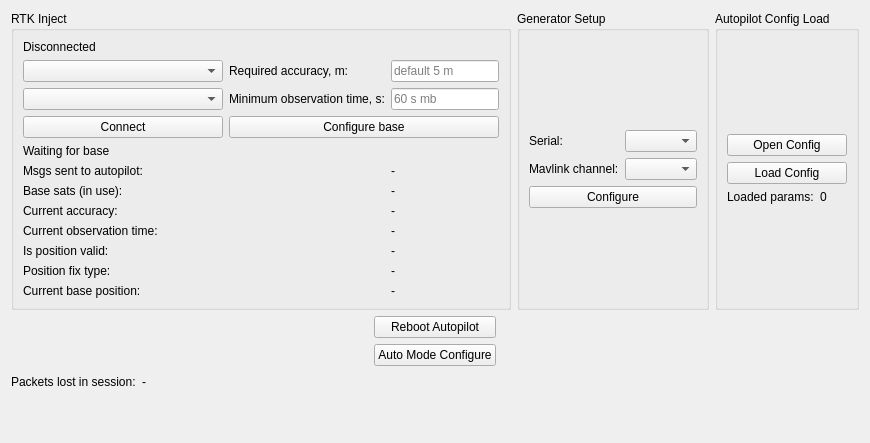
      <widget class="QWidget" name="setupTab">
       <attribute name="title">
        <string>Setup</string>
       </attribute>
       <layout class="QVBoxLayout" name="verticalLayout_3">
        <item>
         <layout class="QHBoxLayout" name="horizontalLayout_21">
          <item>
           <widget class="QGroupBox" name="groupBox_11">
            <property name="title">
             <string>RTK Inject</string>
            </property>
            <layout class="QVBoxLayout" name="verticalLayout_17">
             <item>
              <layout class="QGridLayout" name="gridLayout_2">
               <item row="10" column="0">
                <widget class="QLabel" name="label_44">
                 <property name="text">
                  <string>Position fix type:</string>
                 </property>
                </widget>
               </item>
               <item row="1" column="2">
                <widget class="QLineEdit" name="lineRequiredAccuracy">
                 <property name="placeholderText">
                  <string>default 5 m</string>
                 </property>
                </widget>
               </item>
               <item row="8" column="0">
                <widget class="QLabel" name="label_40">
                 <property name="text">
                  <string>Current observation time:</string>
                 </property>
                </widget>
               </item>
               <item row="6" column="0">
                <widget class="QLabel" name="label_36">
                 <property name="text">
                  <string>Base sats (in use):</string>
                 </property>
                </widget>
               </item>
               <item row="7" column="0">
                <widget class="QLabel" name="label_38">
                 <property name="text">
                  <string>Current accuracy:</string>
                 </property>
                </widget>
               </item>
               <item row="3" column="1" colspan="2">
                <widget class="QPushButton" name="rtkConfigureBaseButton">
                 <property name="text">
                  <string>Configure base</string>
                 </property>
                </widget>
               </item>
               <item row="1" column="0">
                <widget class="QComboBox" name="rtkComComboBox">
                 <property name="minimumSize">
                  <size>
                   <width>200</width>
                   <height>0</height>
                  </size>
                 </property>
                </widget>
               </item>
               <item row="3" column="0">
                <widget class="QPushButton" name="rtkConnectButton">
                 <property name="text">
                  <string>Connect</string>
                 </property>
                </widget>
               </item>
               <item row="4" column="0">
                <widget class="QLabel" name="label_32">
                 <property name="text">
                  <string>Waiting for base</string>
                 </property>
                </widget>
               </item>
               <item row="2" column="0">
                <widget class="QComboBox" name="rtkBaudrateComboBox">
                 <property name="minimumSize">
                  <size>
                   <width>200</width>
                   <height>0</height>
                  </size>
                 </property>
                </widget>
               </item>
               <item row="9" column="0">
                <widget class="QLabel" name="label_42">
                 <property name="text">
                  <string>Is position valid:</string>
                 </property>
                </widget>
               </item>
               <item row="2" column="1">
                <widget class="QLabel" name="label_30">
                 <property name="text">
                  <string>Minimum observation time, s:</string>
                 </property>
                </widget>
               </item>
               <item row="5" column="0">
                <widget class="QLabel" name="label_34">
                 <property name="text">
                  <string>Msgs sent to autopilot:</string>
                 </property>
                </widget>
               </item>
               <item row="1" column="1">
                <widget class="QLabel" name="label_21">
                 <property name="text">
                  <string>Required accuracy, m:</string>
                 </property>
                </widget>
               </item>
               <item row="2" column="2">
                <widget class="QLineEdit" name="lineMinObservationTime">
                 <property name="placeholderText">
                  <string>60 s mb</string>
                 </property>
                </widget>
               </item>
               <item row="5" column="2">
                <widget class="QLabel" name="labelMsgsSentAutopilot">
                 <property name="text">
                  <string>-</string>
                 </property>
                </widget>
               </item>
               <item row="6" column="2">
                <widget class="QLabel" name="labelBaseSats">
                 <property name="text">
                  <string>-</string>
                 </property>
                </widget>
               </item>
               <item row="7" column="2">
                <widget class="QLabel" name="labelCurrAccuracy">
                 <property name="text">
                  <string>-</string>
                 </property>
                </widget>
               </item>
               <item row="8" column="2">
                <widget class="QLabel" name="labelCurrObservationTime">
                 <property name="text">
                  <string>-</string>
                 </property>
                </widget>
               </item>
               <item row="9" column="2">
                <widget class="QLabel" name="labelIsPosValid">
                 <property name="text">
                  <string>-</string>
                 </property>
                </widget>
               </item>
               <item row="10" column="2">
                <widget class="QLabel" name="labelPosFixType">
                 <property name="text">
                  <string>-</string>
                 </property>
                </widget>
               </item>
               <item row="0" column="0" colspan="2">
                <widget class="QLabel" name="label_20">
                 <property name="text">
                  <string>Disconnected</string>
                 </property>
                </widget>
               </item>
               <item row="11" column="0">
                <widget class="QLabel" name="label_45">
                 <property name="text">
                  <string>Current base position:</string>
                 </property>
                </widget>
               </item>
               <item row="11" column="2">
                <widget class="QLabel" name="labelCurrBasePos">
                 <property name="text">
                  <string>-</string>
                 </property>
                </widget>
               </item>
              </layout>
             </item>
            </layout>
           </widget>
          </item>
          <item>
           <widget class="QGroupBox" name="groupBox_14">
            <property name="title">
             <string>Generator Setup</string>
            </property>
            <layout class="QVBoxLayout" name="verticalLayout_15">
             <item>
              <layout class="QGridLayout" name="gridLayout_14">
               <item row="1" column="0">
                <widget class="QLabel" name="label_24">
                 <property name="text">
                  <string>Mavlink channel:</string>
                 </property>
                </widget>
               </item>
               <item row="1" column="1">
                <widget class="QComboBox" name="genMavlinkChComboBox"/>
               </item>
               <item row="0" column="0">
                <widget class="QLabel" name="label_22">
                 <property name="text">
                  <string>Serial:</string>
                 </property>
                </widget>
               </item>
               <item row="0" column="1">
                <widget class="QComboBox" name="genSerialComboBox"/>
               </item>
               <item row="2" column="0" colspan="2">
                <widget class="QPushButton" name="genConfigureButton">
                 <property name="text">
                  <string>Configure</string>
                 </property>
                </widget>
               </item>
              </layout>
             </item>
            </layout>
           </widget>
          </item>
          <item>
           <widget class="QGroupBox" name="groupBox_13">
            <property name="title">
             <string>Autopilot Config Load</string>
            </property>
            <layout class="QHBoxLayout" name="horizontalLayout_24">
             <item>
              <layout class="QGridLayout" name="gridLayout_13">
               <item row="0" column="0" colspan="2">
                <spacer name="verticalSpacer_2">
                 <property name="orientation">
                  <enum>Qt::Orientation::Vertical</enum>
                 </property>
                 <property name="sizeHint" stdset="0">
                  <size>
                   <width>20</width>
                   <height>40</height>
                  </size>
                 </property>
                </spacer>
               </item>
               <item row="2" column="0" colspan="2">
                <widget class="QPushButton" name="loadConfigButton">
                 <property name="text">
                  <string>Load Config</string>
                 </property>
                </widget>
               </item>
               <item row="1" column="0" colspan="2">
                <widget class="QPushButton" name="openConfigButton">
                 <property name="text">
                  <string>Open Config</string>
                 </property>
                </widget>
               </item>
               <item row="3" column="0">
                <widget class="QLabel" name="label_23">
                 <property name="text">
                  <string>Loaded params:</string>
                 </property>
                </widget>
               </item>
               <item row="3" column="1">
                <widget class="QLabel" name="autopilotLoadLabel">
                 <property name="text">
                  <string>0</string>
                 </property>
                </widget>
               </item>
               <item row="4" column="0" colspan="2">
                <spacer name="verticalSpacer_3">
                 <property name="orientation">
                  <enum>Qt::Orientation::Vertical</enum>
                 </property>
                 <property name="sizeHint" stdset="0">
                  <size>
                   <width>20</width>
                   <height>40</height>
                  </size>
                 </property>
                </spacer>
               </item>
              </layout>
             </item>
            </layout>
           </widget>
          </item>
         </layout>
        </item>
        <item>
         <layout class="QGridLayout" name="gridLayout_15">
          <item row="1" column="2">
           <spacer name="horizontalSpacer_15">
            <property name="orientation">
             <enum>Qt::Orientation::Horizontal</enum>
            </property>
            <property name="sizeHint" stdset="0">
             <size>
              <width>40</width>
              <height>20</height>
             </size>
            </property>
           </spacer>
          </item>
          <item row="1" column="1">
           <widget class="QPushButton" name="autoModeConfButton">
            <property name="text">
             <string>Auto Mode Configure</string>
            </property>
           </widget>
          </item>
          <item row="0" column="0">
           <spacer name="horizontalSpacer_12">
            <property name="orientation">
             <enum>Qt::Orientation::Horizontal</enum>
            </property>
            <property name="sizeHint" stdset="0">
             <size>
              <width>40</width>
              <height>20</height>
             </size>
            </property>
           </spacer>
          </item>
          <item row="0" column="1">
           <widget class="QPushButton" name="rebootAutopilotButton">
            <property name="text">
             <string>Reboot Autopilot</string>
            </property>
           </widget>
          </item>
          <item row="1" column="0">
           <spacer name="horizontalSpacer_13">
            <property name="orientation">
             <enum>Qt::Orientation::Horizontal</enum>
            </property>
            <property name="sizeHint" stdset="0">
             <size>
              <width>40</width>
              <height>20</height>
             </size>
            </property>
           </spacer>
          </item>
          <item row="0" column="2">
           <spacer name="horizontalSpacer_14">
            <property name="orientation">
             <enum>Qt::Orientation::Horizontal</enum>
            </property>
            <property name="sizeHint" stdset="0">
             <size>
              <width>40</width>
              <height>20</height>
             </size>
            </property>
           </spacer>
          </item>
         </layout>
        </item>
        <item>
         <layout class="QHBoxLayout" name="horizontalLayout_17">
          <item>
           <widget class="QLabel" name="label_53">
            <property name="text">
             <string>Packets lost in session:</string>
            </property>
           </widget>
          </item>
          <item>
           <widget class="QLabel" name="labelPacketsLost">
            <property name="text">
             <string>-</string>
            </property>
           </widget>
          </item>
          <item>
           <spacer name="horizontalSpacer_11">
            <property name="orientation">
             <enum>Qt::Orientation::Horizontal</enum>
            </property>
            <property name="sizeHint" stdset="0">
             <size>
              <width>40</width>
              <height>20</height>
             </size>
            </property>
           </spacer>
          </item>
         </layout>
        </item>
        <item>
         <spacer name="verticalSpacer">
          <property name="orientation">
           <enum>Qt::Orientation::Vertical</enum>
          </property>
          <property name="sizeHint" stdset="0">
           <size>
            <width>20</width>
            <height>40</height>
           </size>
          </property>
         </spacer>
        </item>
       </layout>
      </widget>
